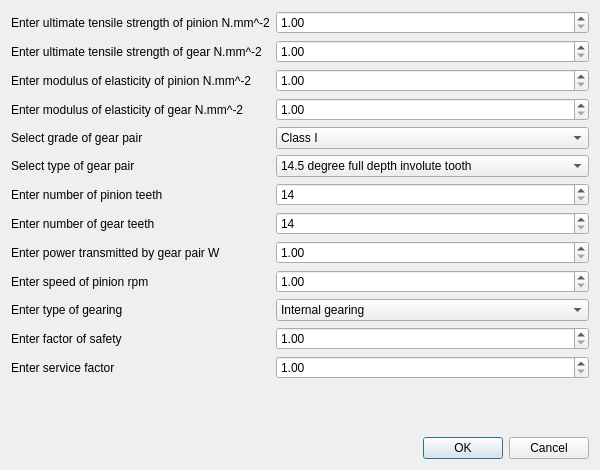
<?xml version="1.0" encoding="UTF-8"?>
<ui version="4.0">
 <class>Dialog</class>
 <widget class="QDialog" name="Dialog">
  <property name="geometry">
   <rect>
    <x>0</x>
    <y>0</y>
    <width>600</width>
    <height>470</height>
   </rect>
  </property>
  <property name="minimumSize">
   <size>
    <width>600</width>
    <height>470</height>
   </size>
  </property>
  <property name="maximumSize">
   <size>
    <width>600</width>
    <height>470</height>
   </size>
  </property>
  <property name="windowTitle">
   <string>Design Data</string>
  </property>
  <layout class="QGridLayout" name="gridLayout">
   <item row="0" column="0">
    <layout class="QFormLayout" name="formLayout">
     <item row="0" column="0">
      <widget class="QLabel" name="pinionStrengthLabel">
       <property name="text">
        <string>Enter ultimate tensile strength of pinion N.mm^-2</string>
       </property>
      </widget>
     </item>
     <item row="0" column="1">
      <widget class="QDoubleSpinBox" name="pinionStrength">
       <property name="minimum">
        <double>1.000000000000000</double>
       </property>
       <property name="maximum">
        <double>10000000.000000000000000</double>
       </property>
      </widget>
     </item>
     <item row="1" column="0">
      <widget class="QLabel" name="gearStrengthLabel">
       <property name="text">
        <string>Enter ultimate tensile strength of gear N.mm^-2</string>
       </property>
      </widget>
     </item>
     <item row="1" column="1">
      <widget class="QDoubleSpinBox" name="gearStrength">
       <property name="minimum">
        <double>1.000000000000000</double>
       </property>
       <property name="maximum">
        <double>10000000.000000000000000</double>
       </property>
      </widget>
     </item>
     <item row="2" column="0">
      <widget class="QLabel" name="pinionElasticityLabel">
       <property name="text">
        <string>Enter modulus of elasticity of pinion N.mm^-2</string>
       </property>
      </widget>
     </item>
     <item row="2" column="1">
      <widget class="QDoubleSpinBox" name="pinionElasticity">
       <property name="minimum">
        <double>1.000000000000000</double>
       </property>
       <property name="maximum">
        <double>10000000.000000000000000</double>
       </property>
      </widget>
     </item>
     <item row="3" column="0">
      <widget class="QLabel" name="gearElasticityLabel">
       <property name="text">
        <string>Enter modulus of elasticity of gear N.mm^-2</string>
       </property>
      </widget>
     </item>
     <item row="3" column="1">
      <widget class="QDoubleSpinBox" name="gearElasticity">
       <property name="minimum">
        <double>1.000000000000000</double>
       </property>
       <property name="maximum">
        <double>10000000.000000000000000</double>
       </property>
      </widget>
     </item>
     <item row="4" column="0">
      <widget class="QLabel" name="gradeLabel">
       <property name="text">
        <string>Select grade of gear pair</string>
       </property>
      </widget>
     </item>
     <item row="4" column="1">
      <widget class="QComboBox" name="grade">
       <item>
        <property name="text">
         <string>Class I</string>
        </property>
       </item>
       <item>
        <property name="text">
         <string>Class II</string>
        </property>
       </item>
       <item>
        <property name="text">
         <string>Class III</string>
        </property>
       </item>
      </widget>
     </item>
     <item row="5" column="0">
      <widget class="QLabel" name="profileLabel">
       <property name="text">
        <string>Select type of gear pair</string>
       </property>
      </widget>
     </item>
     <item row="5" column="1">
      <widget class="QComboBox" name="profile">
       <item>
        <property name="text">
         <string>14.5 degree full depth involute tooth</string>
        </property>
       </item>
       <item>
        <property name="text">
         <string>20 degree full depth involute tooth</string>
        </property>
       </item>
       <item>
        <property name="text">
         <string>20 degree stub involute tooth</string>
        </property>
       </item>
      </widget>
     </item>
     <item row="6" column="0">
      <widget class="QLabel" name="pinionTeethLabel">
       <property name="text">
        <string>Enter number of pinion teeth</string>
       </property>
      </widget>
     </item>
     <item row="6" column="1">
      <widget class="QSpinBox" name="pinionTeeth">
       <property name="minimum">
        <number>14</number>
       </property>
       <property name="maximum">
        <number>300</number>
       </property>
      </widget>
     </item>
     <item row="7" column="0">
      <widget class="QLabel" name="gearTeethLabel">
       <property name="text">
        <string>Enter number of gear teeth</string>
       </property>
      </widget>
     </item>
     <item row="7" column="1">
      <widget class="QSpinBox" name="gearTeeth">
       <property name="minimum">
        <number>14</number>
       </property>
       <property name="maximum">
        <number>300</number>
       </property>
      </widget>
     </item>
     <item row="8" column="0">
      <widget class="QLabel" name="powerLabel">
       <property name="text">
        <string>Enter power transmitted by gear pair W</string>
       </property>
      </widget>
     </item>
     <item row="8" column="1">
      <widget class="QDoubleSpinBox" name="power">
       <property name="minimum">
        <double>1.000000000000000</double>
       </property>
       <property name="maximum">
        <double>1000000.000000000000000</double>
       </property>
      </widget>
     </item>
     <item row="9" column="0">
      <widget class="QLabel" name="pinionRpmLabel">
       <property name="text">
        <string>Enter speed of pinion rpm</string>
       </property>
      </widget>
     </item>
     <item row="9" column="1">
      <widget class="QDoubleSpinBox" name="pinionRpm">
       <property name="minimum">
        <double>1.000000000000000</double>
       </property>
       <property name="maximum">
        <double>10000.000000000000000</double>
       </property>
      </widget>
     </item>
     <item row="10" column="0">
      <widget class="QLabel" name="gearingLabel">
       <property name="text">
        <string>Enter type of gearing</string>
       </property>
      </widget>
     </item>
     <item row="10" column="1">
      <widget class="QComboBox" name="gearing">
       <item>
        <property name="text">
         <string>Internal gearing</string>
        </property>
       </item>
       <item>
        <property name="text">
         <string>External gearing</string>
        </property>
       </item>
      </widget>
     </item>
     <item row="11" column="0">
      <widget class="QLabel" name="safetyFactorLabel">
       <property name="text">
        <string>Enter factor of safety</string>
       </property>
      </widget>
     </item>
     <item row="11" column="1">
      <widget class="QDoubleSpinBox" name="safetyFactor">
       <property name="minimum">
        <double>1.000000000000000</double>
       </property>
       <property name="maximum">
        <double>10.000000000000000</double>
       </property>
      </widget>
     </item>
     <item row="12" column="0">
      <widget class="QLabel" name="serviceFactorLabel">
       <property name="text">
        <string>Enter service factor</string>
       </property>
      </widget>
     </item>
     <item row="12" column="1">
      <widget class="QDoubleSpinBox" name="serviceFactor">
       <property name="minimum">
        <double>1.000000000000000</double>
       </property>
       <property name="maximum">
        <double>10.000000000000000</double>
       </property>
      </widget>
     </item>
    </layout>
   </item>
   <item row="1" column="0">
    <widget class="QDialogButtonBox" name="buttonBox">
     <property name="orientation">
      <enum>Qt::Horizontal</enum>
     </property>
     <property name="standardButtons">
      <set>QDialogButtonBox::Cancel|QDialogButtonBox::Ok</set>
     </property>
    </widget>
   </item>
  </layout>
 </widget>
 <resources/>
 <connections>
  <connection>
   <sender>buttonBox</sender>
   <signal>accepted()</signal>
   <receiver>Dialog</receiver>
   <slot>accept()</slot>
   <hints>
    <hint type="sourcelabel">
     <x>248</x>
     <y>254</y>
    </hint>
    <hint type="destinationlabel">
     <x>157</x>
     <y>274</y>
    </hint>
   </hints>
  </connection>
  <connection>
   <sender>buttonBox</sender>
   <signal>rejected()</signal>
   <receiver>Dialog</receiver>
   <slot>reject()</slot>
   <hints>
    <hint type="sourcelabel">
     <x>316</x>
     <y>260</y>
    </hint>
    <hint type="destinationlabel">
     <x>286</x>
     <y>274</y>
    </hint>
   </hints>
  </connection>
 </connections>
</ui>
